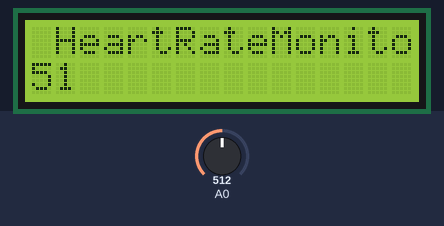
A sketch run on a simulated Arduino Uno, built with avr-gcc and run on an emulated ATmega328P. Parts: 16×2 character LCD. The test bench sets the inputs (shaded band); at power-on: A0 = 512. What the sketch prints to the serial monitor is not drawn.

Above: at 1.2 s.
1.3 s: A0 set to 716
At 2.7 s:
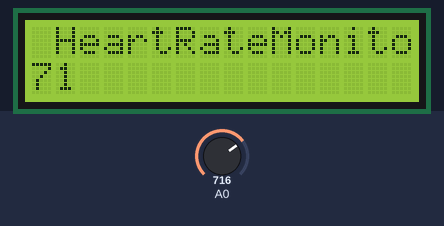
3.0 s: A0 set to 900
At 4.3 s:
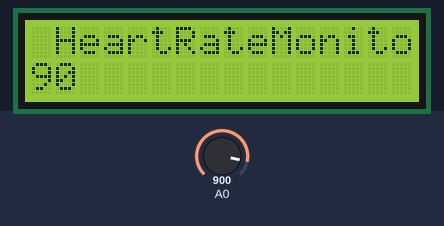
4.6 s: A0 set to 1023
At 5.9 s:
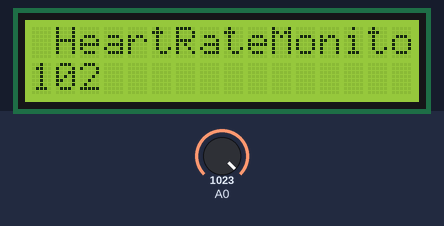
Timing chart, 0 to 7.6 s (numbered marks = the images above; inputs shaded):
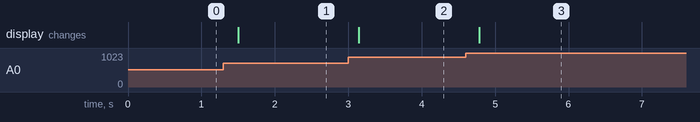

The sketch:

FZF7F1HIMDZ3HQ5.ino
```cpp
#include <Wire.h>
#include <LiquidCrystal.h>
LiquidCrystal lcd(12, 11, 5, 4, 3, 2);
   double alpha=0.75;
   int period=20;
   double refresh=0.0;

void setup(void)
{
  Serial.begin(9600);
   pinMode(A0,INPUT);
   lcd.begin(16,2);
   lcd.clear();
   lcd.setCursor(0,0);
}

void loop(void)
{
   static double oldValue=0;
   static double oldrefresh=0;

   int beat=analogRead(A0);

   double value=alpha*oldValue+(0-alpha)*beat;
   refresh=value-oldValue;
  Serial.print(beat);
  Serial.print(",");
 Serial.println(value);
   lcd.setCursor(0,0);
   lcd.print(" HeartRateMonitor ");
   lcd.setCursor(0,1);
   lcd.print("        ");
   lcd.setCursor(0,1);
   lcd.print(beat/10);
   oldValue=value;
   oldrefresh=refresh;
   delay(period*10);
}
```

Measured:
- after the input at 1.3 s, the display: changes after 0.20 s (image 1)
- after the input at 3.0 s, the display: changes after 0.14 s (image 2)
- after the input at 4.6 s, the display: changes after 0.18 s (image 3)
